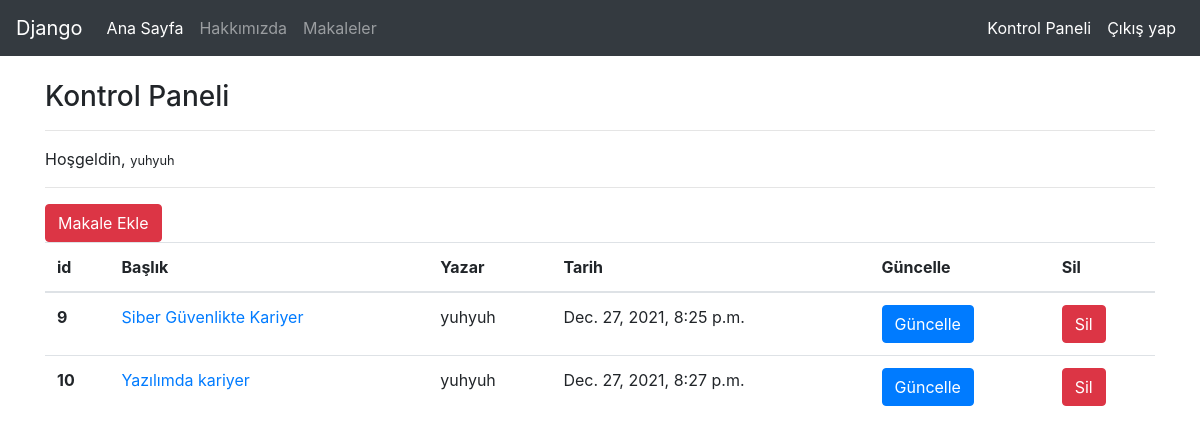
Screenshot of /articles/dashboard/ (signed in) with the database file from the repository.
### article/models.py (models this page shows, shortened)
class Article(models.Model):
    author  = models.ForeignKey("auth.User",on_delete= models.CASCADE,verbose_name="Yazar") #user direk gelir, user silinirse cascade ile siler
    title = models.CharField(max_length=50,verbose_name="Başlık")
    content = RichTextField()
    created_date = models.DateTimeField(auto_now_add=True,verbose_name="Oluşturulma tarihi") #güncel time alır
    article_image = models.FileField(blank=True,null=True,verbose_name="Makaleye Fotoğraf Ekleyin") #boş gelebilir

### article/views.py (the view)
# urls.py: path('dashboard/',views.dashboard,name="dashboard"),
@login_required(login_url="user:login") #Eğer kullanıcı giriş yapmadıysa ve buraya erişmek istiyorsa onu user altındaki login isimli pathe gönder
def dashboard(request):
    articles = Article.objects.filter(author = request.user)
    return render(request,"dashboard.html",{"articles" : articles})

### templates/dashboard.html
{% extends "layout.html" %}
{% block body %}
<h3>Kontrol Paneli</h3>
<hr>
<p>
    Hoşgeldin, <small>{{request.user.username}}</small>
</p>
<hr>
{% if articles %}
<table class="table">
    <thead>
      <tr>
        <th scope="col">id</th>
        <th scope="col">Başlık</th>
        <th scope="col">Yazar</th>
        <th scope="col">Tarih</th>
        <th scope="col">Güncelle</th>
        <th scope="col">Sil</th>
      </tr>
    </thead>
    <tbody>
        {% for article in articles %}
      <tr>
        <th scope="row">{{article.id}}</th>
        <td><a href="/articles/article/{{article.id}}">{{article.title}}</a></td>
        <td>{{article.author}}</td>
        <td>{{article.created_date}}</td>
        <td><a href="/articles/update/{{article.id}}" class="btn btn-primary">Güncelle</a></td>
        <td><a href="/articles/delete/{{article.id}}" class="btn btn-danger">Sil</a></td>
      </tr>
     {% endfor %}
    </tbody>
    {% else %}
    <div class="alert alert-danger">
        Herhangi bir makaleniz bulunmuyor!
    </div>
 <hr>
  </table>
  {% endif %}
<a href="/articles/addarticle" class="btn btn-danger">Makale Ekle</a>
{% endblock %}

### rows the page displays
Article: id "9", title "Siber Güvenlikte Kariyer", author "yuhyuh", created_date "Dec. 27, 2021, 8:25 p.m."
Article: id "10", title "Yazılımda kariyer", author "yuhyuh", created_date "Dec. 27, 2021, 8:27 p.m."

### other values shown
{{ request.user.username }} "yuhyuh"
